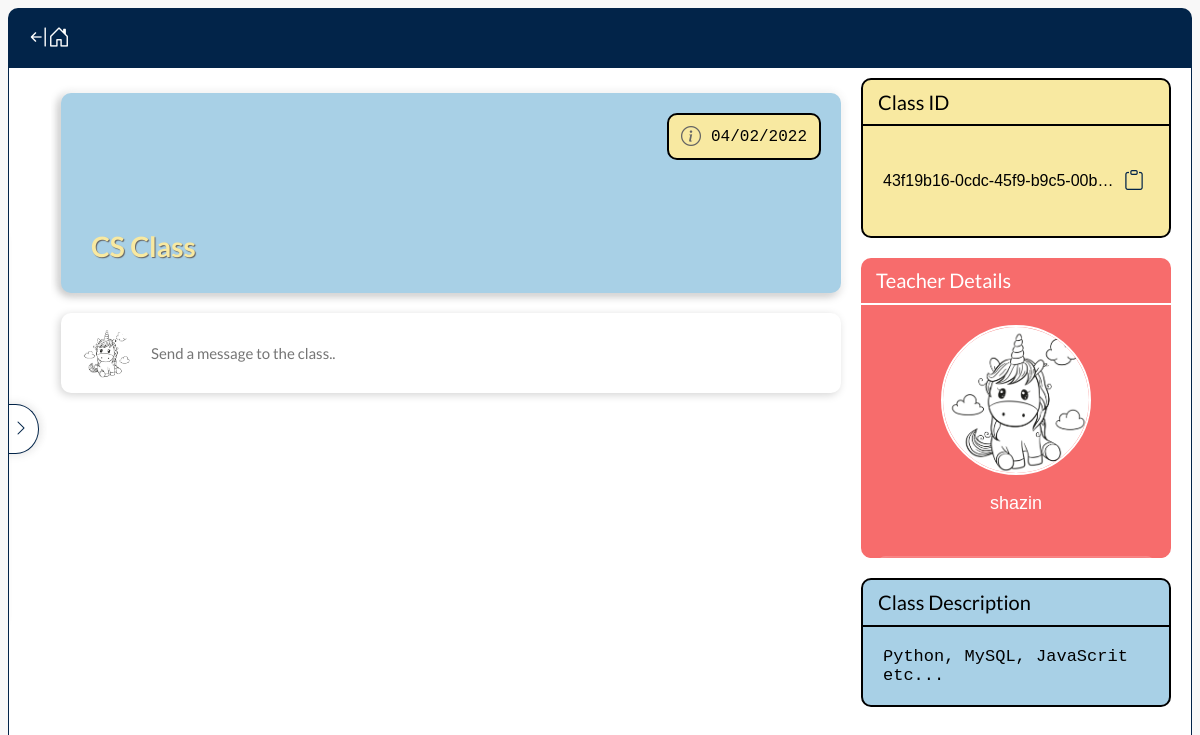
The app's page /class/43f19b160cdc45f9b9c500bc169b2517/ (signed in), older data.
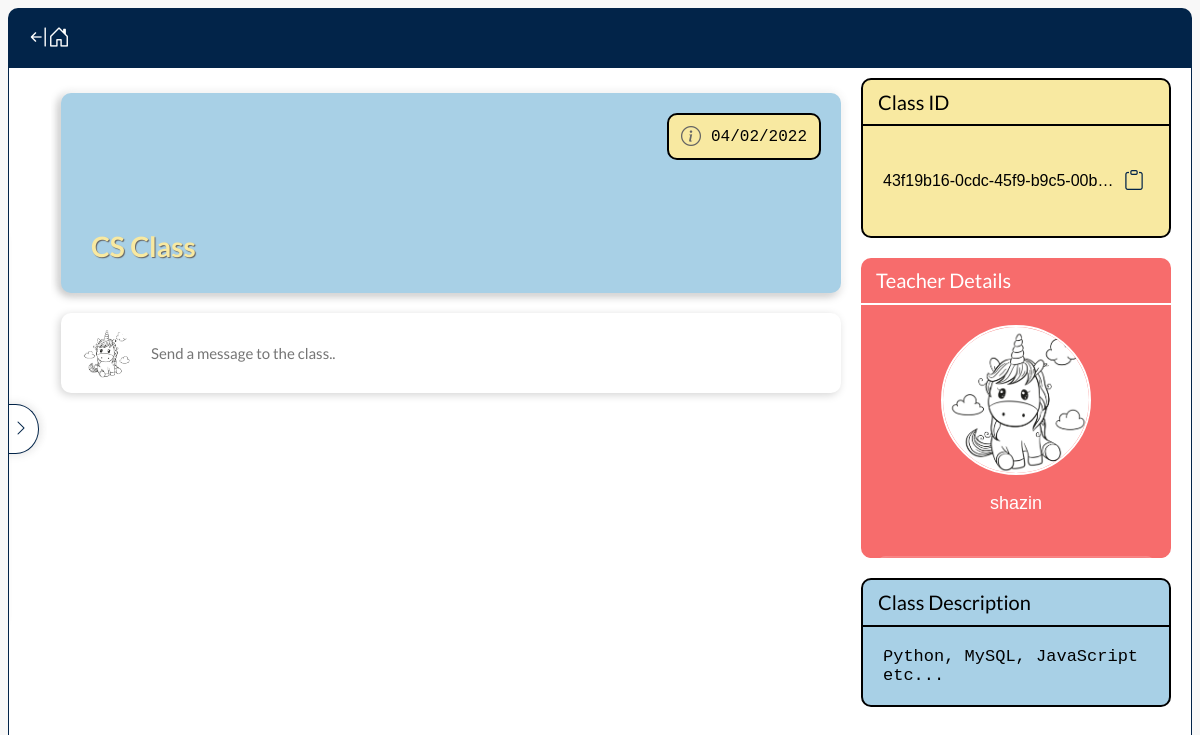
The same page, newer data.
### home/models.py (models this page shows, shortened)
class Class(models.Model):
    id = models.UUIDField(primary_key=True, default=uuid.uuid4, editable=False)
    teacher = models.ForeignKey(CustomUser, on_delete=models.CASCADE)
    title = models.CharField(max_length=80, null=False, blank=False)
    description = models.CharField(max_length=300, null=False, blank=False)
    date_started = models.DateTimeField(auto_now_add=True)
    active = models.BooleanField(default=True)
    @property
    def get_url(self):
        return reverse('classmenu:class', kwargs={'classID' : self.id})
    @property
    def get_url_settings(self):
        return reverse('classmenu:settings', kwargs={'classID' : self.id})
    @property
    def get_url_add_poll(self):
        return reverse('classmenu:add-poll', kwargs={'classID' : self.id})
    @property
    def get_url_add_assignment(self):
        return reverse('classmenu:add-assignment', kwargs={'classID' : self.id})
    @property
    def formatted_date(self):
        from .backends import check_if_today_or_yesterday
        return check_if_today_or_yesterday(self.date_started)

### register/models.py (models this page shows, shortened)
class CustomUser(AbstractBaseUser):
    email = models.EmailField(verbose_name='email', max_length=254, unique=True)
    username = models.CharField(max_length=30, unique=False)
    date_joined = models.DateTimeField(verbose_name='date joined', auto_now_add=True)
    last_login = models.DateTimeField(verbose_name='last login', auto_now=True)
    is_admin = models.BooleanField(default=False)
    is_active = models.BooleanField(default=True)
    is_staff = models.BooleanField(default=False)
    is_superuser = models.BooleanField(default=False)
    account_type = models.CharField(max_length=7, choices=ACCOUNT_TYPES, blank=False, null=False)
    profile_pic = models.ImageField(blank=True, upload_to=get_image_upload_location, default='profile/default.jpg')
    bio = models.TextField(max_length=300, null=True, blank=True)
    is_email_verified = models.BooleanField(default=False)
    image_storage_id = models.UUIDField(default=uuid.uuid4, editable=False)
    objects = CustomUserManager()
    USERNAME_FIELD = 'email'
    REQUIRED_FIELDS = ['username', 'account_type']
    @property
    def profile_pic_path(self):
        return f'/media/{self.profile_pic}'

### classmenu/views.py (the view)
# urls.py: path('<classID>/', ClassMenuView.as_view(), name="class"),
class ClassMenuView(View):
    @classentry_check()
    def get(self, request, classID):
        classObj = Class.objects.get(id=classID)
        return render(request, 'classmenu/class.html', {
            'classObj' : classObj,
        })

### templates/classmenu/class.html (shortened to what this page needs)
{% extends 'classmenu/base.html' %}
{% load static %}
{% block headextraextra %}
<link rel='stylesheet' href="{% static 'css/classmenu/class.css' %}">
<link rel='stylesheet' href="{% static 'css/classmenu/class2.css' %}">
{% endblock headextraextra %}
{% block bodyextra %}
<div class="main-content">
    <div class="item header">
        <div class="date-box">
            <i class="bi bi-info-circle"></i>
            <span>{{ classObj.formatted_date }}</span>
        </div>
        <h1>{{ classObj.title }}</h1>
    </div>
    <div class="item msg-div">
        <div class="dummy-overlay">
            <img src="{{ user.profile_pic_path }}">
            <span>Send a message to the class..</span>
        </div>
                        {% include 'blocks/attach-files.html' %}
    </div>
</div>
<div class="right-content" tabindex="0">
    <div class="item class-id">
        <div class="header">Class ID</div>
        <div class="id-box">
            <span>{{ classObj.id }}</span>
            <div class="icon-box" title="copy">
                <i class="bi bi-clipboard"></i>
            </div>
        </div>
    </div>
    <div class="item teacher-details">
        <div class="header">Teacher Details</div>
        <div class="sub-box">
            <img src="{{ classObj.teacher.profile_pic_path }}"></img>
            <div class="name-box"><p>{{ classObj.teacher.username }}</p></div>
        </div>
        <div class="extra-box">
            <div class="bio-box">{{ classObj.teacher.bio }}</div>
        </div>
    </div>
    <div class="item class-desc">
        <div class="header">Class Description</div>
        <div class="sub-box">
            <div class="desc-box">{{ classObj.description }}</div>
        </div>
    </div>
</div>
{% endblock bodyextra %}

### templates/classmenu/base.html (shortened to what this page needs)
{% extends 'base.html' %}
{% load static %}
{% block headextra %}
<link rel='stylesheet' href="{% static 'css/classmenu/base.css' %}">
{% block headextraextra %}
{% endblock headextraextra %}
{% endblock headextra %}
{% block body %}
<div class="back-box">
    <div class="back-button">
        <i class="bi bi-arrow-bar-left"></i>
        <i class="bi bi-house-door"></i>
    </div>
</div>
<div class="parent-content">
    <div class="nav-bar-box">
        <div class="nav-puller">
            <i class="bi bi-chevron-right"></i>
        </div>
    </div>
    {% block bodyextra %}
    {% endblock bodyextra %}
</div>
{% endblock body %}

### templates/base.html (shortened to what this page needs)
{% load static %}
<!DOCTYPE html>
<html>
<head>
    <link rel="stylesheet" href="https://cdn.jsdelivr.net/npm/bootstrap-icons@1.8.1/font/bootstrap-icons.css">
    <link rel='stylesheet' href="{% static 'css/base.css' %}">
    {% block headextra %}
    {% endblock headextra %}
</head>
<body>
    {% block body %}
    {% endblock body %}
</body>
</html>

### templates/blocks/attach-files.html (shortened to what this page needs)
{% load static %}
<link rel='stylesheet' href="{% static 'css/blocks/attach-files.css' %}">

### static/css/base.css (style rules this page uses)
* { box-sizing: border-box; }
:root { --primary-color: #022449; --secondary-color: #A8D0E6; --secondary-dark-color: #a7ffff; --secondary-light-color: white; --secondary-lighter-color: white; --tertiary-color: #F76C6C; --quaternary-color: #F8E9A1; --text-color: #757575; --shadow-color: rgba(0, 0, 0, 0.349); --shadow-light-color: rgba(0, 0, 0, 0.171); --green-color: #00ff00; --green-light-color: #83ff83; --light-text-color: rgb(230, 230, 230); --error-red-color: red; }

### static/css/classmenu/base.css (style rules this page uses)
body { position: relative; height: calc( 100vh - 18px ); display: flex; justify-content: flex-start; align-items: center; flex-direction: column; background-color: rgb(248, 248, 248); overflow: hidden; }
body > .back-box { position: relative; height: 60px; width: 100%; max-width: 1510px; padding: 0 20px; display: flex; justify-content: flex-start; align-items: center; border-radius: 10px 10px 0 0; background-color: var(--primary-color); }
body > .back-box > .back-button { position: relative; color: white; font-size: 22px; cursor: pointer; transition: color 0.2s; }
body > .back-box > .back-button > i:last-of-type { position: absolute; left: calc(100% - 2px); }
body > .parent-content { height: calc(100% - 60px); max-width: 1510px; width: 100%; background-color: white; border: 1px solid var(--primary-color); border-top: none; border-radius: 0 0 10px 10px; display: flex; justify-content: flex-start; flex-direction: column; align-items: center; position: relative; overflow: auto; }
body > .parent-content > .nav-bar-box { width: 130px; height: 100%; display: flex; justify-content: center; align-items: center; position: absolute; left: -90px; transition: left 0.4s, width 0.4s; z-index: 2; }
body > .parent-content > .nav-bar-box > .nav-puller { width: 50px; background-color: white; border: 1px solid var(--primary-color); border-left: none; height: 50px; border-radius: 0 50% 50% 0; box-shadow: 2px 2px 10px rgba(0, 0, 0, 0.06), 2px -2px 10px rgba(0, 0, 0, 0.06); transform: translateX(-10px); padding-right: 9px; display: flex; justify-content: flex-end; align-items: center; cursor: pointer; transition: transform 0.3s; }
body > .parent-content > .nav-bar-box > .nav-puller > i { color: var(--primary-color); transition: transform 0.4s; }

Row changes from the older to the newer data that the page shows:
changed Class "CS Class": description "Python, MySQL, JavaScrit etc..." → "Python, MySQL, JavaScript etc..."
